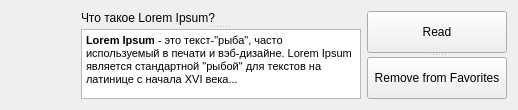
<?xml version="1.0" encoding="UTF-8"?>
<ui version="4.0">
 <class>FavoriteItem</class>
 <widget class="QWidget" name="FavoriteItem">
  <property name="geometry">
   <rect>
    <x>0</x>
    <y>0</y>
    <width>518</width>
    <height>107</height>
   </rect>
  </property>
  <property name="windowTitle">
   <string>Form</string>
  </property>
  <layout class="QHBoxLayout" name="horizontalLayout">
   <item>
    <widget class="QLabel" name="label">
     <property name="maximumSize">
      <size>
       <width>64</width>
       <height>64</height>
      </size>
     </property>
     <property name="text">
      <string/>
     </property>
    </widget>
   </item>
   <item>
    <widget class="QSplitter" name="splitter">
     <property name="orientation">
      <enum>Qt::Vertical</enum>
     </property>
     <widget class="QLabel" name="newsTitle">
      <property name="text">
       <string>Что такое Lorem Ipsum?</string>
      </property>
     </widget>
     <widget class="QTextBrowser" name="textBrowser">
      <property name="verticalScrollBarPolicy">
       <enum>Qt::ScrollBarAlwaysOff</enum>
      </property>
      <property name="horizontalScrollBarPolicy">
       <enum>Qt::ScrollBarAlwaysOff</enum>
      </property>
      <property name="html">
       <string>&lt;!DOCTYPE HTML PUBLIC &quot;-//W3C//DTD HTML 4.0//EN&quot; &quot;http://www.w3.org/TR/REC-html40/strict.dtd&quot;&gt;
&lt;html&gt;&lt;head&gt;&lt;meta name=&quot;qrichtext&quot; content=&quot;1&quot; /&gt;&lt;style type=&quot;text/css&quot;&gt;
p, li { white-space: pre-wrap; }
&lt;/style&gt;&lt;/head&gt;&lt;body style=&quot; font-family:'MS Shell Dlg 2'; font-size:8.25pt; font-weight:400; font-style:normal;&quot;&gt;
&lt;p style=&quot; margin-top:0px; margin-bottom:0px; margin-left:0px; margin-right:0px; -qt-block-indent:0; text-indent:0px;&quot;&gt;&lt;span style=&quot; font-family:'Open Sans,Arial,sans-serif'; font-size:8pt; font-weight:600; color:#000000; background-color:#ffffff;&quot;&gt;Lorem Ipsum&lt;/span&gt;&lt;span style=&quot; font-family:'Open Sans,Arial,sans-serif'; font-size:8pt; color:#000000; background-color:#ffffff;&quot;&gt; - это текст-&amp;quot;рыба&amp;quot;, часто используемый в печати и вэб-дизайне. Lorem Ipsum является стандартной &amp;quot;рыбой&amp;quot; для текстов на латинице с начала XVI века...&lt;/span&gt;&lt;/p&gt;&lt;/body&gt;&lt;/html&gt;</string>
      </property>
     </widget>
    </widget>
   </item>
   <item>
    <widget class="QSplitter" name="splitter_2">
     <property name="maximumSize">
      <size>
       <width>140</width>
       <height>16777215</height>
      </size>
     </property>
     <property name="orientation">
      <enum>Qt::Vertical</enum>
     </property>
     <widget class="QPushButton" name="readButton">
      <property name="minimumSize">
       <size>
        <width>140</width>
        <height>0</height>
       </size>
      </property>
      <property name="maximumSize">
       <size>
        <width>140</width>
        <height>16777215</height>
       </size>
      </property>
      <property name="text">
       <string>Read</string>
      </property>
     </widget>
     <widget class="QPushButton" name="addToFavButton">
      <property name="minimumSize">
       <size>
        <width>140</width>
        <height>0</height>
       </size>
      </property>
      <property name="maximumSize">
       <size>
        <width>140</width>
        <height>16777215</height>
       </size>
      </property>
      <property name="text">
       <string>Remove from Favorites</string>
      </property>
     </widget>
    </widget>
   </item>
  </layout>
 </widget>
 <resources/>
 <connections/>
</ui>
